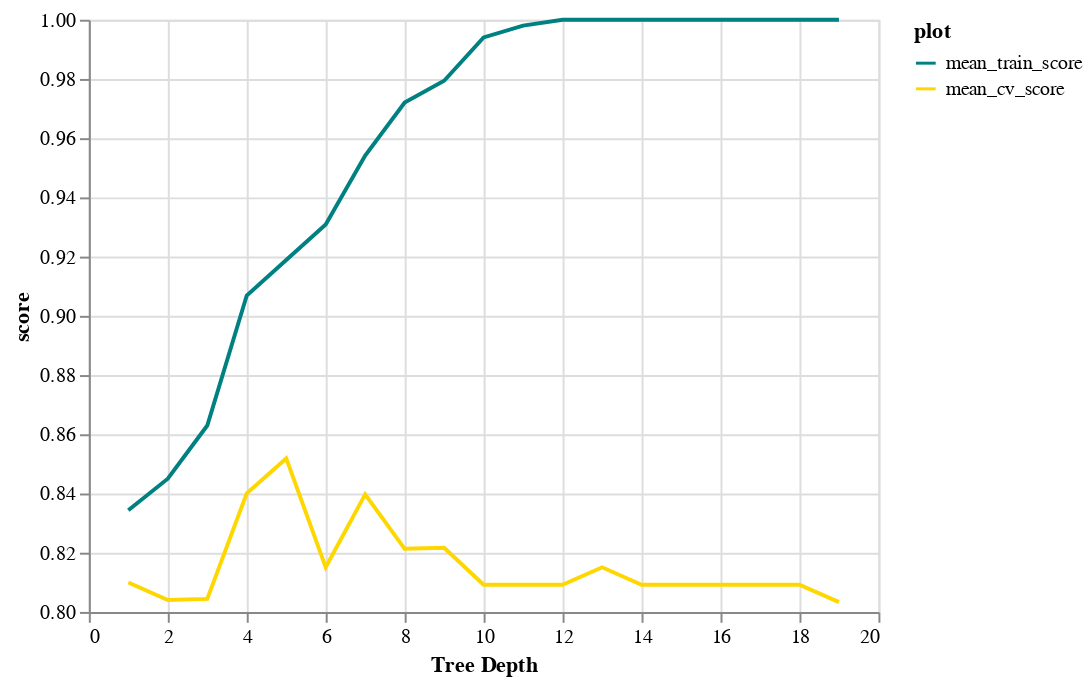

The notebook cell saved with this chart:
### Code cell
chart1.encode(alt.Y('score:Q', scale=alt.Scale(zero=False)))

### Figure 1 — Vega-Lite specification as saved in the notebook (floating-point values rounded to 4 significant figures)
{"config": {"view": {"continuousWidth": 400, "continuousHeight": 300}}, "data": {"name": "data-576eb11c8c9d3e6a207d47c0299d3902"}, "mark": "line", "encoding": {"color": {"type": "nominal", "field": "plot", "scale": {"domain": ["mean_train_score", "mean_cv_score"], "range": ["teal", "gold"]}}, "x": {"type": "quantitative", "axis": {"title": "Tree Depth"}, "field": "depth"}, "y": {"type": "quantitative", "field": "score", "scale": {"zero": false}}}, "$schema": "https://vega.github.io/schema/vega-lite/v4.8.1.json", "datasets": {"data-576eb11c8c9d3e6a207d47c0299d3902": [{"depth": 1, "plot": "mean_train_score", "score": 0.8343}, {"depth": 2, "plot": "mean_train_score", "score": 0.845}, {"depth": 3, "plot": "mean_train_score", "score": 0.863}, {"depth": 4, "plot": "mean_train_score", "score": 0.9069}, {"depth": 5, "plot": "mean_train_score", "score": 0.9188}, {"depth": 6, "plot": "mean_train_score", "score": 0.9308}, {"depth": 7, "plot": "mean_train_score", "score": 0.9541}, {"depth": 8, "plot": "mean_train_score", "score": 0.9721}, {"depth": 9, "plot": "mean_train_score", "score": 0.9794}, {"depth": 10, "plot": "mean_train_score", "score": 0.994}, {"depth": 11, "plot": "mean_train_score", "score": 0.998}, {"depth": 12, "plot": "mean_train_score", "score": 1.0}, {"depth": 13, "plot": "mean_train_score", "score": 1.0}, {"depth": 14, "plot": "mean_train_score", "score": 1.0}, {"depth": 15, "plot": "mean_train_score", "score": 1.0}, {"depth": 16, "plot": "mean_train_score", "score": 1.0}, {"depth": 17, "plot": "mean_train_score", "score": 1.0}, {"depth": 18, "plot": "mean_train_score", "score": 1.0}, {"depth": 19, "plot": "mean_train_score", "score": 1.0}, {"depth": 1, "plot": "mean_cv_score", "score": 0.8099}, {"depth": 2, "plot": "mean_cv_score", "score": 0.804}, {"depth": 3, "plot": "mean_cv_score", "score": 0.8044}, {"depth": 4, "plot": "mean_cv_score", "score": 0.8401}, {"depth": 5, "plot": "mean_cv_score", "score": 0.8518}, {"depth": 6, "plot": "mean_cv_score", "score": 0.8151}, {"depth": 7, "plot": "mean_cv_score", "score": 0.8397}, {"depth": 8, "plot": "mean_cv_score", "score": 0.8213}, {"depth": 9, "plot": "mean_cv_score", "score": 0.8217}, {"depth": 10, "plot": "mean_cv_score", "score": 0.8092}, {"depth": 11, "plot": "mean_cv_score", "score": 0.8092}, {"depth": 12, "plot": "mean_cv_score", "score": 0.8092}, {"depth": 13, "plot": "mean_cv_score", "score": 0.8151}, {"depth": 14, "plot": "mean_cv_score", "score": 0.8092}, {"depth": 15, "plot": "mean_cv_score", "score": 0.8092}, {"depth": 16, "plot": "mean_cv_score", "score": 0.8092}, {"depth": 17, "plot": "mean_cv_score", "score": 0.8092}, {"depth": 18, "plot": "mean_cv_score", "score": 0.8092}, {"depth": 19, "plot": "mean_cv_score", "score": 0.8033}]}}
